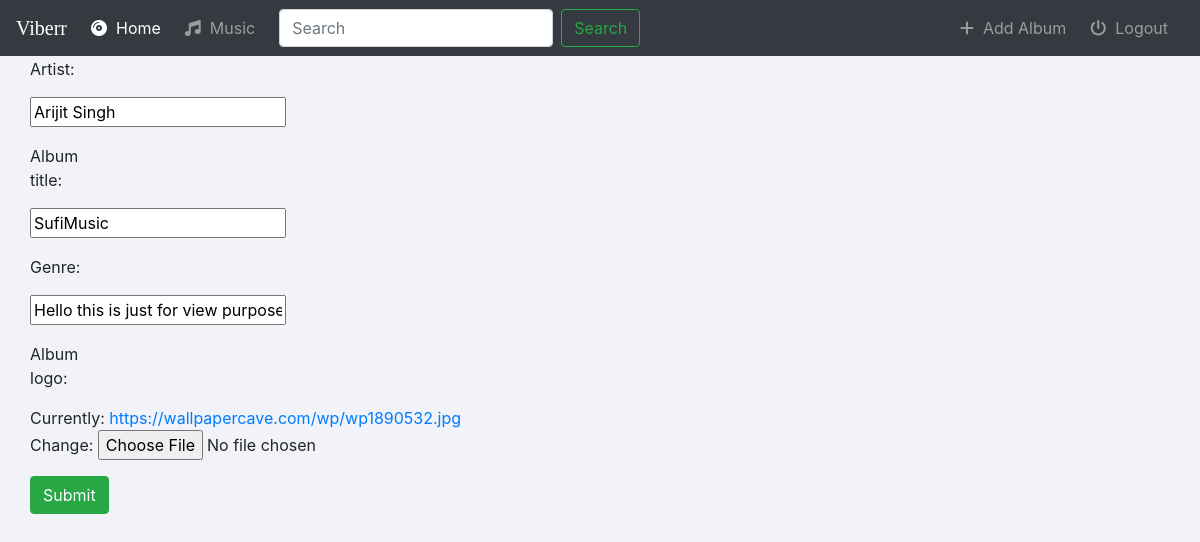
/music/album/1/, run on an earlier commit of the app's database.
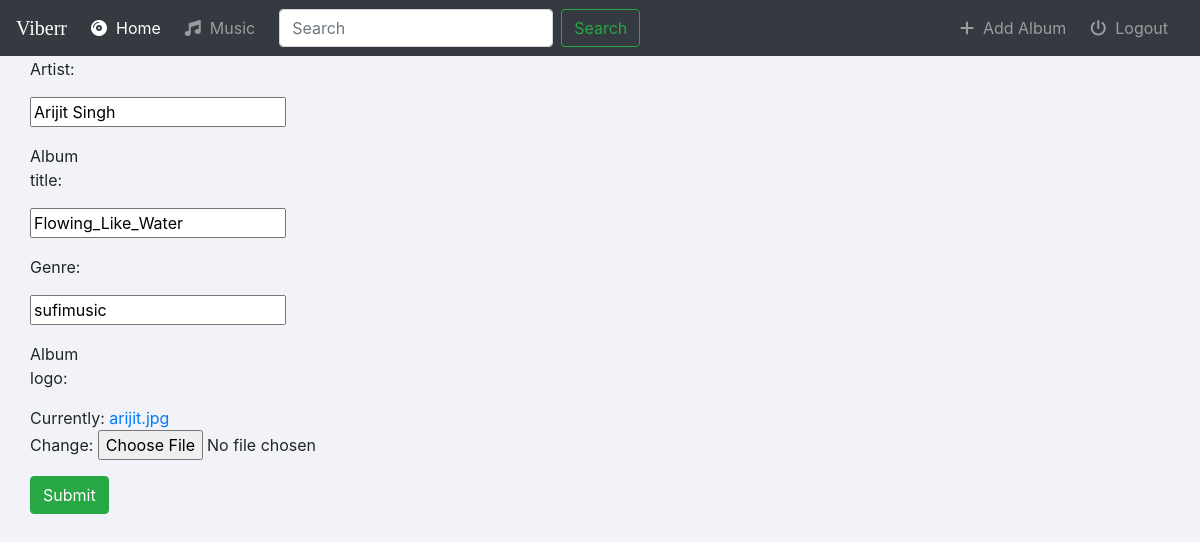
And on a later commit of the database.
### music/models.py (models this page shows, shortened)
class Album(models.Model):
    artist = models.CharField(max_length=250)
    album_title = models.CharField(max_length=500)
    genre = models.CharField(max_length=100)
    album_logo = models.FileField()

### music/views.py (the view)
# urls.py: path('album/<int:pk>/', views.AlbumUpdate.as_view(), name='album-update'),
class AlbumUpdate(UpdateView):
    model = Album
    fields = ['artist','album_title','genre','album_logo']

### music/templates/music/album_form.html (shortened to what this page needs)
{% extends 'music/basic.html' %}
{% block body %}
<div class="container-fluid">
    <div class="row">
        <div class="col-sm-12 col-md-7">
            <div class="panel panel-default">
                <div class="panel-body">
                	<form class="form-horizontal" action="" method="post" enctype="multipart/form-data">
                     {% include 'music/form-template.html' %}
                     <div class="form-group">
                     	<div class="col-sm-offset-2 col-sm-10">
                     		<button type="submit" class="btn btn-success">Submit</button>
                     	</div>
                     </div>
                	</form>
                </div>
            </div>
        </div>
    </div>
</div>
{% endblock %}

### music/templates/music/basic.html (shortened to what this page needs)
<!doctype html>
<html lang="en">
<head>
    <link rel="stylesheet" href="https://maxcdn.bootstrapcdn.com/bootstrap/4.0.0/css/bootstrap.min.css">
    {% load static %}
    <link rel="stylesheet" type="text/css" href="{% static 'music/styles.css' %}">
</head>
<body>
    <nav class="navbar navbar-expand-lg navbar-dark bg-dark">
        <a class="navbar-brand" href="#">Viberr</a>
        <div class="collapse navbar-collapse" id="navbarSupportedContent">
            <ul class="navbar-nav mr-2">
                <li class="nav-item active mr-2">
                    <a class="nav-link" href="/music">
                        <i class="fas fa-compact-disc"></i>&nbsp;
                        Home <span class="sr-only">(current)</span></a>
                </li>
                <li class="nav-item mr-2">
                    <a class="nav-link" href="#"><i class="fas fa-music"></i>&nbsp; Music</a>
                </li>
            </ul>
            <form class="form-inline my-2 my-lg-0">
                <input class="form-control mr-sm-2" type="search" placeholder="Search" aria-label="Search">
                <button class="btn btn-outline-success my-2 my-sm-0" type="submit">Search</button>
            </form>
            <ul class="navbar-nav ml-auto">
                <li class="nav-item mr-2">
                    <a class="nav-link" href="{% url 'music:album-add' %}">
                        <i class="fas fa-plus"></i>&nbsp; Add Album</a>
                </li>
                <li class="nav-item mr-2">
                    <a class="nav-link" href="#"><i class="fas fa-power-off"></i>&nbsp; Logout</a>
                </li>
            </ul>
        </div>
    </nav>
    {% block body %}
    {% endblock%}
</body>
</html>

### music/templates/music/form-template.html (shortened to what this page needs)
<!DOCTYPE html>
<html>
<head>
</head>
<body>
 {% for field in form %}
  <div class="form-group">
  	 <div class="col-sm-offset-2 col-sm-10">
  	 </div>
  	 <label class="control-label col-sm-2">{{field.label_tag}}</label>
  	 <div class="col-sm-10">{{field}}</div>
  </div>
 {% endfor%}
</body>
</html>

### music/static/music/styles.css (style rules this page uses)
html,body { background:#f1f3f8; }
.navbar-brand { font-family: 'Satisfy',cursive; }

What changed in the data, as far as the page shows it:
changed Album "Arijit Singh": album_title "SufiMusic" → "Flowing_Like_Water"; genre "Hello this is just for view purpose" → "sufimusic"
Also different on the page:
text no longer shown: "Currently: https://wallpapercave.com/wp/wp1890532.jpg Change:"
text now shown: "Currently: arijit.jpg Change:"
